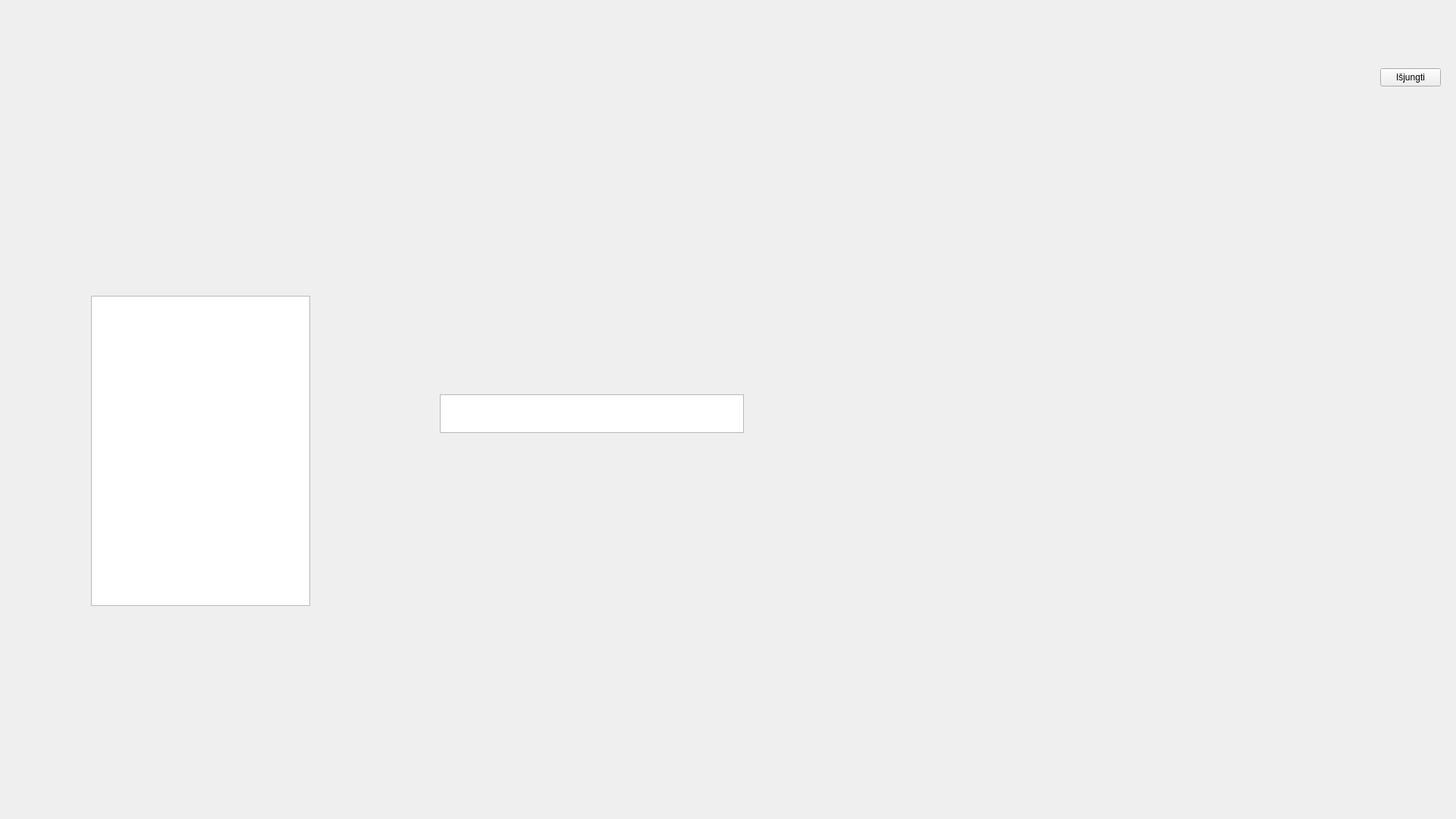
<?xml version="1.0" encoding="UTF-8"?>
<ui version="4.0">
 <class>studentswindow</class>
 <widget class="QMainWindow" name="studentswindow">
  <property name="geometry">
   <rect>
    <x>0</x>
    <y>0</y>
    <width>1920</width>
    <height>1080</height>
   </rect>
  </property>
  <property name="minimumSize">
   <size>
    <width>1920</width>
    <height>1080</height>
   </size>
  </property>
  <property name="maximumSize">
   <size>
    <width>1920</width>
    <height>1080</height>
   </size>
  </property>
  <property name="windowTitle">
   <string>MainWindow</string>
  </property>
  <widget class="QWidget" name="centralwidget">
   <widget class="QListWidget" name="dalykai">
    <property name="geometry">
     <rect>
      <x>120</x>
      <y>390</y>
      <width>289</width>
      <height>409</height>
     </rect>
    </property>
   </widget>
   <widget class="QWidget" name="verticalLayoutWidget">
    <property name="geometry">
     <rect>
      <x>120</x>
      <y>120</y>
      <width>281</width>
      <height>141</height>
     </rect>
    </property>
    <layout class="QVBoxLayout" name="verticalLayout_2">
     <item>
      <widget class="QLabel" name="vardas">
       <property name="text">
        <string/>
       </property>
      </widget>
     </item>
     <item>
      <widget class="QLabel" name="pavarde">
       <property name="text">
        <string/>
       </property>
      </widget>
     </item>
     <item>
      <widget class="QLabel" name="grupe">
       <property name="text">
        <string/>
       </property>
      </widget>
     </item>
     <item>
      <widget class="QLabel" name="semestras">
       <property name="text">
        <string/>
       </property>
      </widget>
     </item>
    </layout>
   </widget>
   <widget class="QTableWidget" name="pazymiai">
    <property name="geometry">
     <rect>
      <x>580</x>
      <y>520</y>
      <width>401</width>
      <height>51</height>
     </rect>
    </property>
   </widget>
   <widget class="QLabel" name="label_2">
    <property name="geometry">
     <rect>
      <x>1790</x>
      <y>0</y>
      <width>131</width>
      <height>71</height>
     </rect>
    </property>
    <property name="text">
     <string/>
    </property>
    <property name="pixmap">
     <pixmap>../../Downloads/Screenshot_11.png</pixmap>
    </property>
    <property name="scaledContents">
     <bool>true</bool>
    </property>
   </widget>
   <widget class="QLabel" name="label_3">
    <property name="geometry">
     <rect>
      <x>0</x>
      <y>0</y>
      <width>1791</width>
      <height>71</height>
     </rect>
    </property>
    <property name="text">
     <string/>
    </property>
    <property name="pixmap">
     <pixmap>../../Downloads/Screenshot_13.png</pixmap>
    </property>
    <property name="scaledContents">
     <bool>true</bool>
    </property>
    <property name="wordWrap">
     <bool>false</bool>
    </property>
   </widget>
   <widget class="QPushButton" name="pushButton">
    <property name="geometry">
     <rect>
      <x>1820</x>
      <y>90</y>
      <width>80</width>
      <height>24</height>
     </rect>
    </property>
    <property name="text">
     <string>Išjungti</string>
    </property>
   </widget>
  </widget>
 </widget>
 <resources/>
 <connections/>
</ui>
